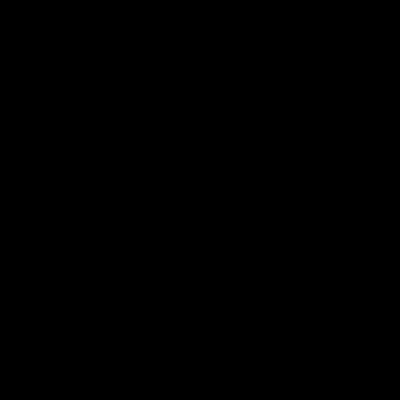
Frame 1 (no input)
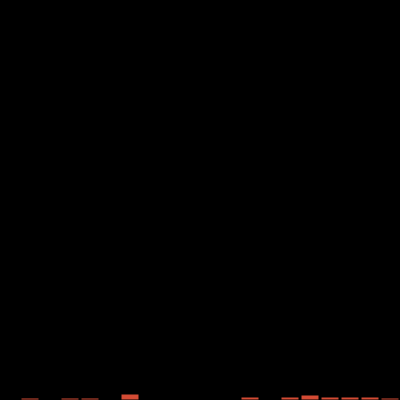
Frame 60 (the mouse pressed at the canvas centre just before this capture)
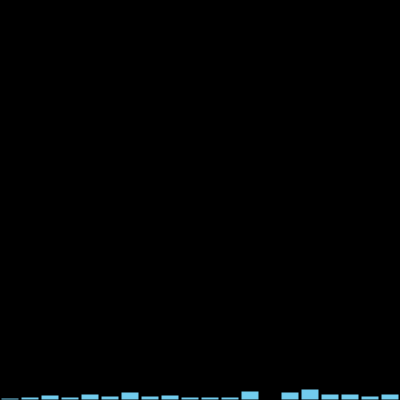
Frame 120 (the mouse held since frame 60 and released just before this capture)

The Processing sketch that drew these frames (run headless with seeded random() and noise(); from frame 60 on, the mouse is pressed at the canvas centre):

// Processing sketch: aula14_grupo01_exer02
// ── aula14_grupo01_exer02.pde
// The Nature of Code, exercicio2
int[] randomCounts;
int total = 20;

void setup() {
  size(400, 400);
  randomCounts = new int[total];
  for (int i = 0; i < total; i++) {
    randomCounts[i] = 0;
  }
}

void draw() {
  background(0);
  int index = floor(random(total));
  randomCounts[index]++;

  // Draw a rectangle to graph results
  stroke(0);
  strokeWeight(2);
  fill(random(255),random(255),random(255));
  int w = width / randomCounts.length;

  for (int x = 0; x < randomCounts.length; x++) {
    rect(x * w, height - randomCounts[x], w - 1, randomCounts[x]);
  }
}
